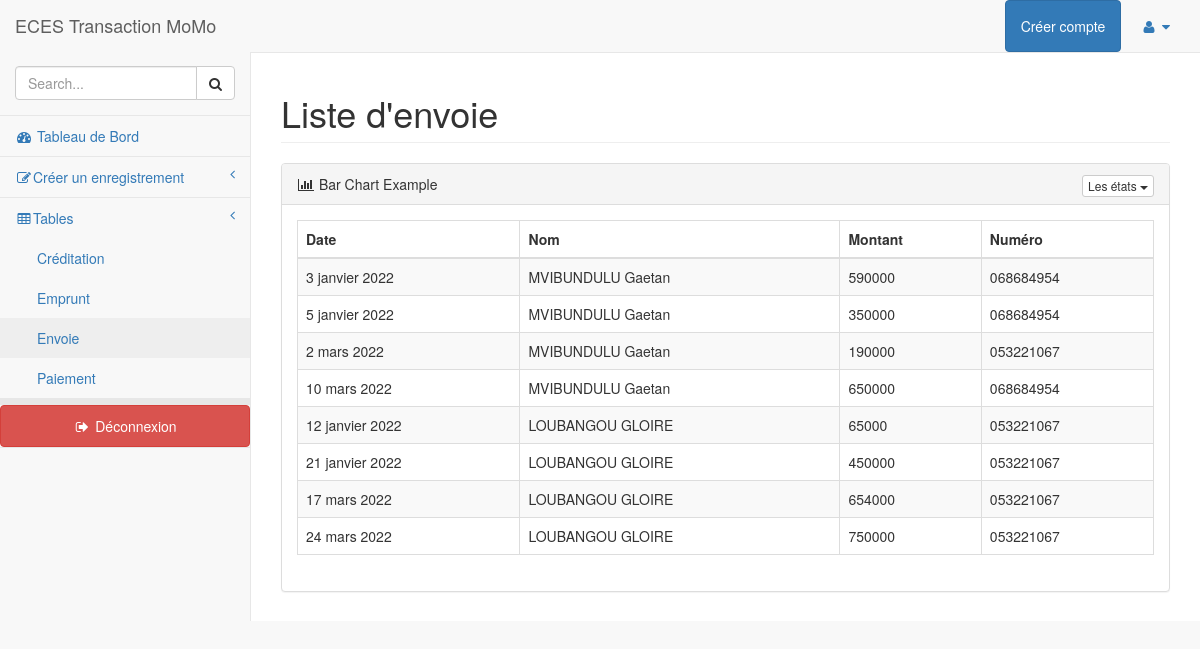
The app's page /tableenvoie/ (signed in) with its own data.
### historique/models.py (models this page shows, shortened)
class Envoie(models.Model):
    date=models.DateField()
    nom=models.CharField(max_length=100)
    montant=models.IntegerField()
    numero=models.CharField(max_length=9)

### historique/views.py (the view)
# urls.py: path('tableenvoie/', views.tableenvoie,name='tableenvoie'),
@login_required
def tableenvoie(request):
    data={"db_envoie":Envoie.objects.all()}
    return  render(request,'pages/tables/tableenvoie.html',data)

### historique/templates/pages/tables/tableenvoie.html (shortened to what this page needs)
{% extends 'index.html' %}
{% block container %}
<div id="page-wrapper">
    <div class="row">
        <div class="col-lg-12">
            <h1 class="page-header">Liste d'envoie</h1>
        </div>
    </div>
    <div class="panel panel-default">
        <div class="panel-heading">
            <i class="fa fa-bar-chart-o fa-fw"></i> Bar Chart Example
            <div class="pull-right">
                <div class="btn-group">
                    <button type="button" class="btn btn-default btn-xs dropdown-toggle" data-toggle="dropdown">
                        Les états
                        <span class="caret"></span>
                    </button>
                </div>
            </div>
        </div>
        <div class="panel-body">
            <div class="row">
                <div class="col-lg-12">
                    <div class="table-responsive">
                        <table class="table table-bordered table-hover table-striped">
                            <thead>
                                <tr>
                                  <th>Date</th>
                                  <th>Nom</th>
                                    <th>Montant</th>
                                    <th>Numéro</th>
                                </tr>
                            </thead>
                            <tbody>
                                {%for env in db_envoie %}
                                <tr>
                                    <td>{{env.date}}</td>
                                    <td>{{env.nom}}</td>
                                    <td>{{env.montant}}</td>
                                    <td>{{env.numero}}</td>
                                </tr>
                                {%endfor%}
                            </tbody>
                        </table>
                    </div>
                </div>
                <div class="col-lg-8">
                </div>
            </div>
        </div>
    </div>
</div>
{% endblock %}

### historique/templates/index.html (shortened to what this page needs)
<!DOCTYPE html>
{% load static %}
<html lang="en">
<head>
    <link href="{% static 'css/bootstrap.min.css' %}" rel="stylesheet">
    <link href="{% static 'css/metisMenu.min.css' %}" rel="stylesheet">
    <link href="{% static 'css/sb-admin-2.min.css' %}" rel="stylesheet">
    <link href="{% static 'css/morris.css' %}" rel="stylesheet">
    <link href="{% static 'font-awesome/css/font-awesome.min.css' %}" rel="stylesheet" type="text/css">
</head>
<body>
    <div id="wrapper">
        <nav class="navbar navbar-default navbar-static-top" role="navigation" style="margin-bottom: 0">
            <div class="navbar-header">
                <a class="navbar-brand" href="{% url 'home' %}">ECES Transaction MoMo</a>
            </div>
            <ul class="nav navbar-top-links navbar-right">
                <li><a href="{% url 'compte' %}" class="btn btn-primary">Créer compte</a></li>
                <li class="dropdown">
                    <a class="dropdown-toggle" data-toggle="dropdown" href="#">
                        <i class="fa fa-user fa-fw"></i> <i class="fa fa-caret-down"></i>
                    </a>
                </li>
            </ul>
            <div class="navbar-default sidebar" role="navigation">
                <div class="sidebar-nav navbar-collapse">
                    <ul class="nav" id="side-menu">
                        <li class="sidebar-search">
                            <div class="input-group custom-search-form">
                                <input type="text" class="form-control" placeholder="Search...">
                                <span class="input-group-btn">
                                <button class="btn btn-default" type="button">
                                    <i class="fa fa-search"></i>
                                </button>
                            </span>
                            </div>
                        </li>
                        <li>
                            <a href="{% url 'home' %}"><i class="fa fa-dashboard fa-fw"></i> Tableau de Bord</a>
                        </li>
                        <li>
                            <a href="#"><i class="fa fa-edit fa-fw"></i>Créer un enregistrement<span class="fa arrow"></span></a>
                        </li>
                        <li>
                            <a href="#"><i class="fa fa-table fa-fw"></i>Tables<span class="fa arrow"></span></a>
                            <ul class="nav nav-second-level">
                                <li>
                                    <a href="{% url 'tablecreditation' %}">Créditation</a>
                                </li>
                                <li>
                                    <a href="{% url 'tableemprunt' %}">Emprunt</a>
                                </li>
                                <li>
                                    <a href="{% url 'tableenvoie' %}">Envoie</a>
                                </li>
                                <li>
                                    <a href="{% url 'tablepaiement' %}">Paiement</a>
                                </li>
                            </ul>
                        </li>
                    <li/>
                    <li/>
                    <li/>
                    <li/>
                    <li/>
                        <li>
                            <a href="{% url 'deconnexion' %}" class="btn btn-danger d-block mt-5"><i class="fa fa-sign-out fa-fw"></i> Déconnexion </a>
                        </li>
                    </ul>
                </div>
            </div>
        </nav>
      {% block container %}
      {% endblock %}
    </div>
</body>
</html>

### records on screen
Envoie: date "3 janvier 2022", nom "MVIBUNDULU Gaetan", montant "590000", numero "068684954"
Envoie: date "5 janvier 2022", nom "MVIBUNDULU Gaetan", montant "350000", numero "068684954"
Envoie: date "2 mars 2022", nom "MVIBUNDULU Gaetan", montant "190000", numero "053221067"
Envoie: date "10 mars 2022", nom "MVIBUNDULU Gaetan", montant "650000", numero "068684954"
Envoie: date "12 janvier 2022", nom "LOUBANGOU GLOIRE", montant "65000", numero "053221067"
Envoie: date "21 janvier 2022", nom "LOUBANGOU GLOIRE", montant "450000", numero "053221067"
Envoie: date "17 mars 2022", nom "LOUBANGOU GLOIRE", montant "654000", numero "053221067"
Envoie: date "24 mars 2022", nom "LOUBANGOU GLOIRE", montant "750000", numero "053221067"
